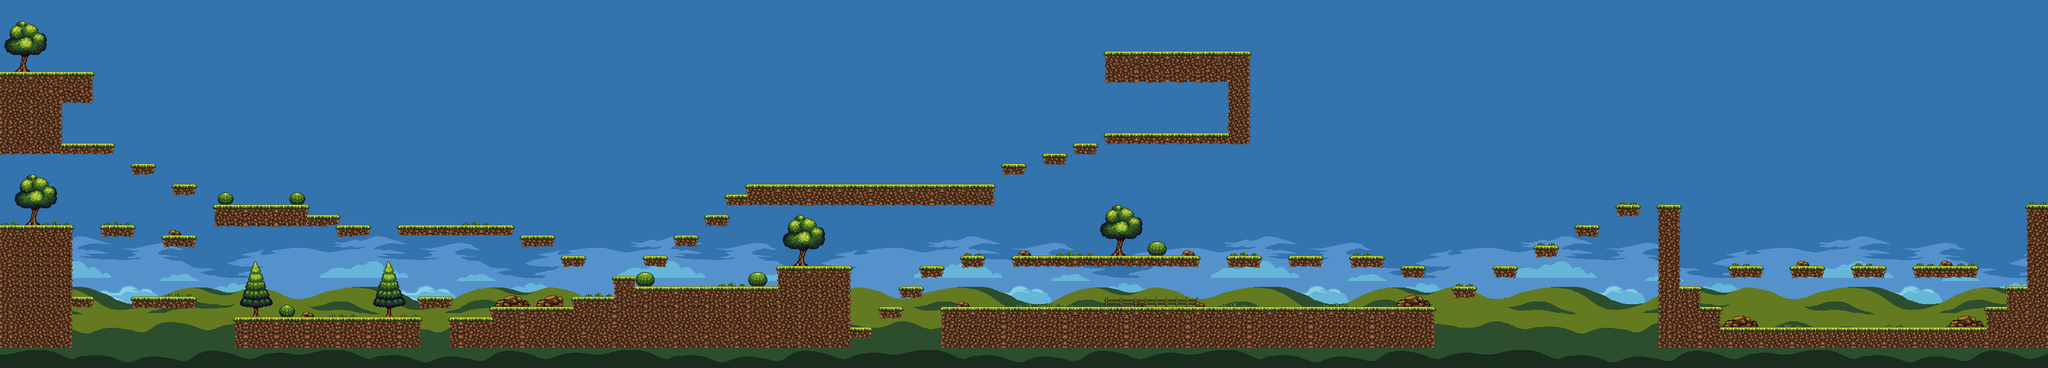

Below is a game level as drawn by its tile map, then a one-line description and the .tmx that defines it (tile-layer data replaced by summaries):
An orthogonal 200x36 tile map with 16x16 px tiles, 7 tile layers (Background, MountainBG, Trees, Foreground, ...), 3 tilesets and 32 objects (18x Enemy, 9x ItemSpawn, 3x TriggerHidden, Boss, Trigger1).

<map version="1.5" tiledversion="1.7.0" orientation="orthogonal" renderorder="right-down" width="200" height="36" tilewidth="16" tileheight="16" infinite="0" nextlayerid="19" nextobjectid="53">
 <tileset firstgid="1" source="PlayTileSet1.tsx" />
 <tileset firstgid="325" source="BackgroundTileSet.tsx" />
 <tileset firstgid="1166" source="BackgroundTileSetMountain.tsx" />
 <layer id="9" name="Background" width="200" height="36">
  <data>[7200 cells, 6800 non-empty, 493 distinct tile ids]</data>
 </layer>
 <layer id="10" name="MountainBG" width="200" height="36">
  <data>[7200 cells, 1798 non-empty, 261 distinct tile ids]</data>
 </layer>
 <layer id="3" name="Trees" width="200" height="36">
  <data>[7200 cells, 686 non-empty, 121 distinct tile ids]</data>
 </layer>
 <layer id="2" name="Foreground" width="200" height="36">
  <data>[7200 cells, 938 non-empty, 61 distinct tile ids]</data>
 </layer>
 <layer id="18" name="Hidden2" width="200" height="36">
  <data>[7200 cells, 32 non-empty, 8 distinct tile ids]</data>
 </layer>
 <layer id="17" name="Hidden1" width="200" height="36">
  <data>[7200 cells, 28 non-empty, 8 distinct tile ids]</data>
 </layer>
 <layer id="11" name="Hidden0" width="200" height="36">
  <data>[7200 cells, 35 non-empty, 2 distinct tile ids]</data>
 </layer>
 <objectgroup id="4" name="Objects" offsetx="4.33333" offsety="-2">
  <object id="11" name="Boss" x="2896.33" y="457.849" width="30.7332" height="29.6356">
   <properties>
    <property name="Boss" type="int" value="1" />
   </properties>
  </object>
  <object id="23" name="Enemy" x="1657.97" y="433.182" width="30.7332" height="29.6356">
   <properties>
    <property name="Enemy" type="int" value="2" />
   </properties>
  </object>
  <object id="5" name="Enemy" x="700.23" y="308.522" width="30.7332" height="29.6356">
   <properties>
    <property name="Enemy" type="int" value="3" />
   </properties>
  </object>
  <object id="25" name="Enemy" x="1654.97" y="352.349" width="30.7332" height="29.6356">
   <properties>
    <property name="Enemy" type="int" value="3" />
   </properties>
  </object>
  <object id="26" name="Enemy" x="1793.13" y="351.849" width="30.7332" height="29.6356">
   <properties>
    <property name="Enemy" type="int" value="3" />
   </properties>
  </object>
  <object id="27" name="Enemy" x="1909.47" y="430.182" width="30.7332" height="29.6356">
   <properties>
    <property name="Enemy" type="int" value="2" />
   </properties>
  </object>
  <object id="28" name="Enemy" x="550" y="448.849" width="30.7332" height="29.6356">
   <properties>
    <property name="Enemy" type="int" value="2" />
   </properties>
  </object>
  <object id="29" name="Enemy" x="2085.8" y="430.849" width="30.7332" height="29.6356">
   <properties>
    <property name="Enemy" type="int" value="1" />
   </properties>
  </object>
  <object id="30" name="Enemy" x="804.8" y="436.682" width="30.7332" height="29.6356">
   <properties>
    <property name="Enemy" type="int" value="1" />
   </properties>
  </object>
  <object id="13" name="Trigger1" x="2634.3" y="408.515" width="30.7332" height="29.6356">
   <properties>
    <property name="Trigger" type="int" value="1" />
   </properties>
  </object>
  <object id="15" name="TriggerHidden" x="62" y="339.182" width="96" height="80">
   <properties>
    <property name="TriggerHidden" type="int" value="0" />
   </properties>
  </object>
  <object id="31" name="Enemy" x="1124" y="392.682" width="30.7332" height="29.6356">
   <properties>
    <property name="Enemy" type="int" value="1" />
   </properties>
  </object>
  <object id="32" name="ItemSpawn" x="8.6334" y="312.516" width="30.7332" height="29.6356">
   <properties>
    <property name="ItemType" type="int" value="3" />
   </properties>
  </object>
  <object id="33" name="Enemy" x="69.6334" y="307.682" width="30.7332" height="29.6356">
   <properties>
    <property name="Enemy" type="int" value="1" />
   </properties>
  </object>
  <object id="34" name="Enemy" x="466.633" y="273.516" width="30.7332" height="29.6356">
   <properties>
    <property name="Enemy" type="int" value="3" />
   </properties>
  </object>
  <object id="35" name="Enemy" x="135.467" y="180.016" width="30.7332" height="29.6356">
   <properties>
    <property name="Enemy" type="int" value="1" />
   </properties>
  </object>
  <object id="36" name="ItemSpawn" x="16.6334" y="185.849" width="30.7332" height="29.6356">
   <properties>
    <property name="ItemType" type="int" value="3" />
   </properties>
  </object>
  <object id="37" name="ItemSpawn" x="41.6334" y="416.849" width="30.7332" height="29.6356">
   <properties>
    <property name="ItemType" type="int" value="3" />
   </properties>
  </object>
  <object id="38" name="TriggerHidden" x="47.3333" y="117.333" width="96" height="80">
   <properties>
    <property name="TriggerHidden" type="int" value="1" />
   </properties>
  </object>
  <object id="40" name="Enemy" x="1329.3" y="241.849" width="30.7332" height="29.6356">
   <properties>
    <property name="Enemy" type="int" value="3" />
   </properties>
  </object>
  <object id="41" name="Enemy" x="1443.3" y="241.182" width="30.7332" height="29.6356">
   <properties>
    <property name="Enemy" type="int" value="3" />
   </properties>
  </object>
  <object id="42" name="ItemSpawn" x="1270.63" y="241.182" width="30.7332" height="29.6356">
   <properties>
    <property name="ItemType" type="int" value="4" />
   </properties>
  </object>
  <object id="43" name="ItemSpawn" x="1385.97" y="239.849" width="30.7332" height="29.6356">
   <properties>
    <property name="ItemType" type="int" value="4" />
   </properties>
  </object>
  <object id="44" name="Enemy" x="1292.63" y="470.849" width="30.7332" height="29.6356">
   <properties>
    <property name="Enemy" type="int" value="1" />
   </properties>
  </object>
  <object id="45" name="ItemSpawn" x="1226.3" y="493.849" width="12.0665" height="11.9689">
   <properties>
    <property name="ItemType" type="int" value="3" />
   </properties>
  </object>
  <object id="46" name="ItemSpawn" x="1255.97" y="494.682" width="12.0665" height="11.9689">
   <properties>
    <property name="ItemType" type="int" value="4" />
   </properties>
  </object>
  <object id="47" name="TriggerHidden" x="1275.67" y="409" width="96" height="80">
   <properties>
    <property name="TriggerHidden" type="int" value="2" />
   </properties>
  </object>
  <object id="48" name="Enemy" x="1745.3" y="161.682" width="30.7332" height="29.6356">
   <properties>
    <property name="Enemy" type="int" value="1" />
   </properties>
  </object>
  <object id="49" name="Enemy" x="1810.3" y="160.682" width="30.7332" height="29.6356">
   <properties>
    <property name="Enemy" type="int" value="1" />
   </properties>
  </object>
  <object id="50" name="ItemSpawn" x="1863.13" y="182.516" width="12.0665" height="11.9689">
   <properties>
    <property name="ItemType" type="int" value="3" />
   </properties>
  </object>
  <object id="51" name="ItemSpawn" x="1891.13" y="183.516" width="12.0665" height="11.9689">
   <properties>
    <property name="ItemType" type="int" value="4" />
   </properties>
  </object>
  <object id="52" name="Enemy" x="346.8" y="269.182" width="30.7332" height="29.6356">
   <properties>
    <property name="Enemy" type="int" value="1" />
   </properties>
  </object>
 </objectgroup>
</map>
